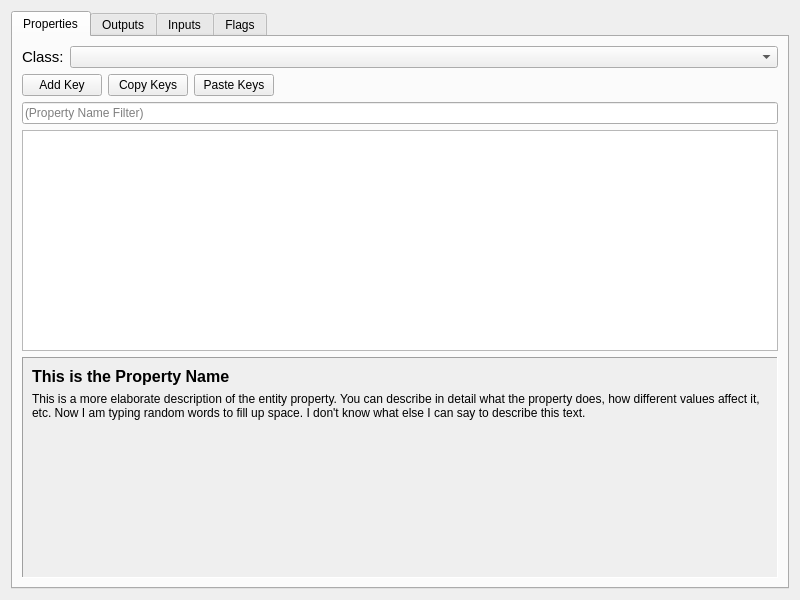
<?xml version="1.0" encoding="UTF-8"?>
<ui version="4.0">
 <class>ObjectProperties</class>
 <widget class="QWidget" name="ObjectProperties">
  <property name="geometry">
   <rect>
    <x>0</x>
    <y>0</y>
    <width>800</width>
    <height>600</height>
   </rect>
  </property>
  <property name="windowTitle">
   <string>Form</string>
  </property>
  <layout class="QGridLayout" name="gridLayout">
   <item row="0" column="0">
    <widget class="QTabWidget" name="objectPropertiesTabs">
     <property name="sizePolicy">
      <sizepolicy hsizetype="Preferred" vsizetype="Preferred">
       <horstretch>0</horstretch>
       <verstretch>0</verstretch>
      </sizepolicy>
     </property>
     <property name="tabShape">
      <enum>QTabWidget::Rounded</enum>
     </property>
     <property name="currentIndex">
      <number>0</number>
     </property>
     <widget class="QWidget" name="tabProperties">
      <property name="sizePolicy">
       <sizepolicy hsizetype="Preferred" vsizetype="Preferred">
        <horstretch>0</horstretch>
        <verstretch>0</verstretch>
       </sizepolicy>
      </property>
      <attribute name="title">
       <string>Properties</string>
      </attribute>
      <layout class="QGridLayout" name="gridLayout_3">
       <property name="sizeConstraint">
        <enum>QLayout::SetNoConstraint</enum>
       </property>
       <item row="0" column="0">
        <layout class="QFormLayout" name="formLayout">
         <item row="0" column="0">
          <widget class="QLabel" name="labelClass">
           <property name="font">
            <font>
             <pointsize>11</pointsize>
            </font>
           </property>
           <property name="text">
            <string>Class:</string>
           </property>
          </widget>
         </item>
         <item row="0" column="1">
          <widget class="QComboBox" name="comboClass"/>
         </item>
        </layout>
       </item>
       <item row="1" column="0">
        <layout class="QHBoxLayout" name="horizontalLayout">
         <item>
          <widget class="QPushButton" name="btnAddKey">
           <property name="text">
            <string>Add Key</string>
           </property>
          </widget>
         </item>
         <item>
          <widget class="QPushButton" name="btnCopyKey">
           <property name="text">
            <string>Copy Keys</string>
           </property>
          </widget>
         </item>
         <item>
          <widget class="QPushButton" name="btnPasteKey">
           <property name="text">
            <string>Paste Keys</string>
           </property>
          </widget>
         </item>
         <item>
          <spacer name="horizontalSpacer">
           <property name="orientation">
            <enum>Qt::Horizontal</enum>
           </property>
           <property name="sizeType">
            <enum>QSizePolicy::MinimumExpanding</enum>
           </property>
           <property name="sizeHint" stdset="0">
            <size>
             <width>40</width>
             <height>20</height>
            </size>
           </property>
          </spacer>
         </item>
        </layout>
       </item>
       <item row="4" column="0">
        <layout class="QGridLayout" name="gridLayout_2">
         <item row="2" column="0">
          <widget class="QScrollArea" name="scrollArea_2">
           <property name="sizePolicy">
            <sizepolicy hsizetype="MinimumExpanding" vsizetype="MinimumExpanding">
             <horstretch>0</horstretch>
             <verstretch>0</verstretch>
            </sizepolicy>
           </property>
           <property name="font">
            <font>
             <kerning>true</kerning>
            </font>
           </property>
           <property name="layoutDirection">
            <enum>Qt::LeftToRight</enum>
           </property>
           <property name="frameShape">
            <enum>QFrame::Panel</enum>
           </property>
           <property name="frameShadow">
            <enum>QFrame::Sunken</enum>
           </property>
           <property name="widgetResizable">
            <bool>true</bool>
           </property>
           <property name="alignment">
            <set>Qt::AlignLeading|Qt::AlignLeft|Qt::AlignVCenter</set>
           </property>
           <widget class="QWidget" name="scrollAreaWidgetContents_2">
            <property name="geometry">
             <rect>
              <x>0</x>
              <y>0</y>
              <width>756</width>
              <height>209</height>
             </rect>
            </property>
            <layout class="QVBoxLayout" name="verticalLayout">
             <item>
              <widget class="QLabel" name="lblPropertyName">
               <property name="font">
                <font>
                 <pointsize>12</pointsize>
                 <weight>75</weight>
                 <bold>true</bold>
                </font>
               </property>
               <property name="text">
                <string>This is the Property Name</string>
               </property>
               <property name="wordWrap">
                <bool>true</bool>
               </property>
              </widget>
             </item>
             <item>
              <widget class="QLabel" name="lblPropertyDesc">
               <property name="text">
                <string>This is a more elaborate description of the entity property. You can describe in detail what the property does, how different values affect it, etc. Now I am typing random words to fill up space. I don't know what else I can say to describe this text.</string>
               </property>
               <property name="wordWrap">
                <bool>true</bool>
               </property>
              </widget>
             </item>
             <item>
              <spacer name="verticalSpacer">
               <property name="orientation">
                <enum>Qt::Vertical</enum>
               </property>
               <property name="sizeHint" stdset="0">
                <size>
                 <width>20</width>
                 <height>40</height>
                </size>
               </property>
              </spacer>
             </item>
            </layout>
           </widget>
          </widget>
         </item>
         <item row="1" column="0">
          <widget class="QTreeView" name="propertiesView">
           <property name="editTriggers">
            <set>QAbstractItemView::DoubleClicked</set>
           </property>
           <property name="alternatingRowColors">
            <bool>true</bool>
           </property>
           <property name="selectionMode">
            <enum>QAbstractItemView::ExtendedSelection</enum>
           </property>
           <property name="uniformRowHeights">
            <bool>true</bool>
           </property>
           <property name="animated">
            <bool>true</bool>
           </property>
           <attribute name="headerVisible">
            <bool>true</bool>
           </attribute>
           <attribute name="headerCascadingSectionResizes">
            <bool>false</bool>
           </attribute>
          </widget>
         </item>
         <item row="0" column="0">
          <widget class="QLineEdit" name="lePropertyFilter">
           <property name="placeholderText">
            <string>(Property Name Filter)</string>
           </property>
          </widget>
         </item>
        </layout>
       </item>
      </layout>
     </widget>
     <widget class="QWidget" name="tabOutputs">
      <attribute name="title">
       <string>Outputs</string>
      </attribute>
     </widget>
     <widget class="QWidget" name="tabInputs">
      <attribute name="title">
       <string>Inputs</string>
      </attribute>
     </widget>
     <widget class="QWidget" name="tabFlags">
      <attribute name="title">
       <string>Flags</string>
      </attribute>
     </widget>
    </widget>
   </item>
  </layout>
 </widget>
 <resources/>
 <connections/>
</ui>
